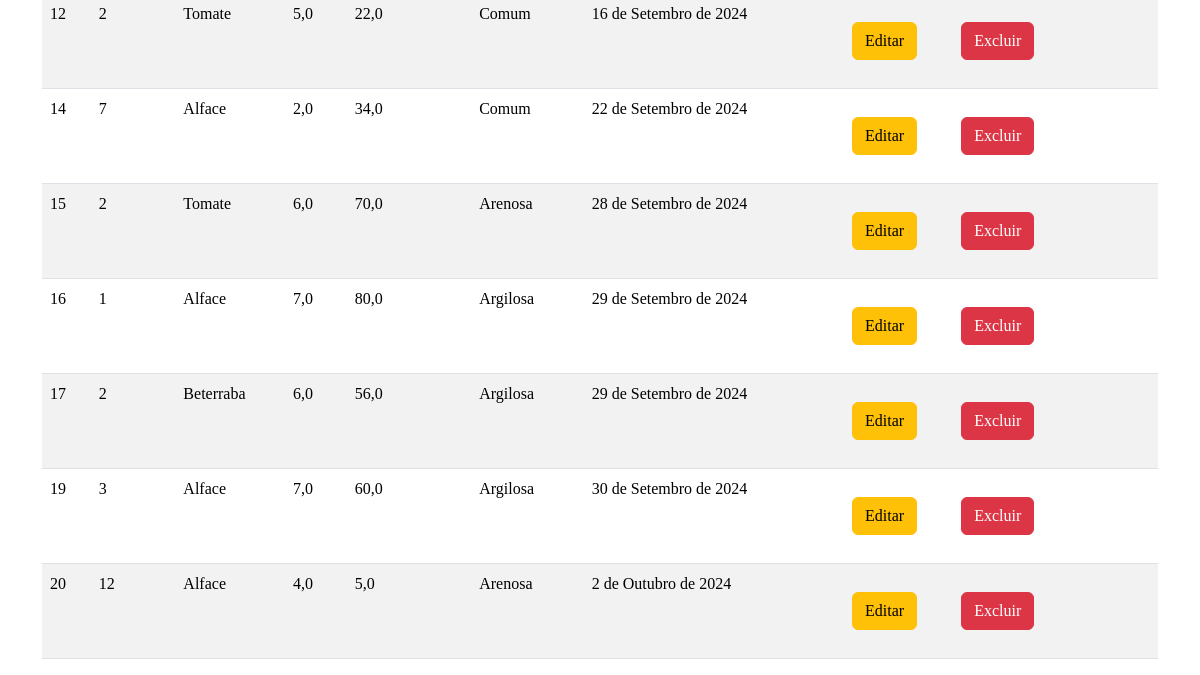
/listagem_dados/ (signed in, lower part), run on an earlier commit of the app's database.
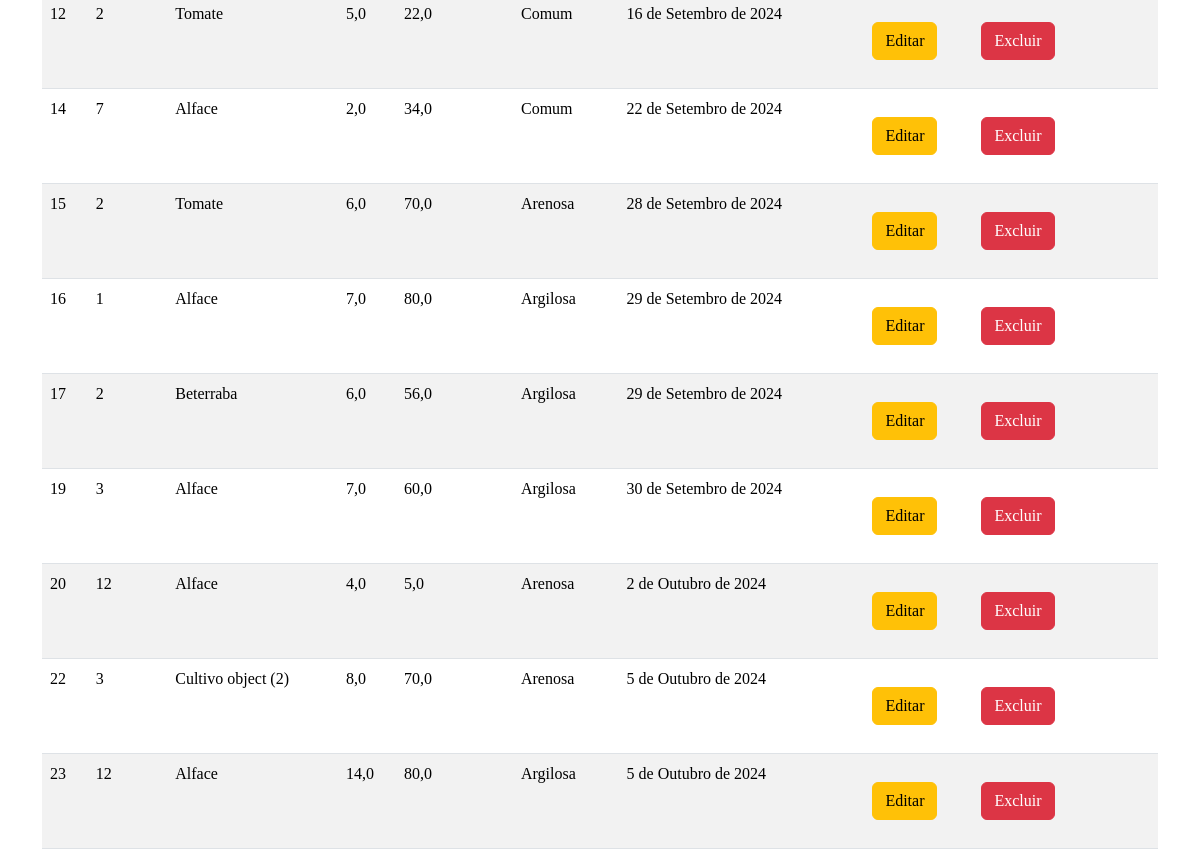
And on a later commit of the database.
### app_fazenda/models.py (models this page shows)
class Dados(models.Model):
    id = models.AutoField(primary_key=True)
    bloco = models.IntegerField()
    cultivo = models.TextField(max_length=255)
    ph = models.FloatField()
    umidade = models.FloatField()
    textura = models.TextField(max_length=255)
    data = models.DateField(auto_now_add=True)
    usuario = models.ForeignKey(get_user_model(), on_delete=models.CASCADE)

### app_fazenda/views.py (the view)
# urls.py: path('listagem_dados/', views.listagem, name='listagem_dados'),
@login_required
def listagem(request):
    if request.method == 'POST':
        form = DadosForm(request.POST)
        if form.is_valid():
            dados_instance = form.save(commit=False)  # Não salva ainda
            dados_instance.usuario = request.user  # Define o usuário
            dados_instance.save()  # Agora salva
            return redirect('listagem_dados')
        else:
            print(form.errors)  # Verificar quais erros estão presentes
            return render(request, 'dados/cadastro.html', {'form': form})
    else:
        form = DadosForm()
    dados = {
        'dados': Dados.objects.filter(usuario=request.user),  # Filtra pelos dados do usuário
        'form': form
    }
    return render(request, 'dados/listagem.html', dados)

### app_fazenda/templates/dados/listagem.html (shortened to what this page needs)
{% extends 'base.html' %}
{% block content %}
<div style="align-items: center;">
    <table class="table table-striped">
        {% for dado in dados %}
        <tr>
            <td>{{ dado.id }}</td>
            <td>{{ dado.bloco }}</td>
            <td>{{dado.cultivo }}</td>
            <td>{{ dado.ph }}</td>
            <td>{{ dado.umidade }}</td>
            <td>{{ dado.textura }}</td>
            <td>{{ dado.data }}</td>
            <td>
                <a href="{% url 'editar_dados' dado.pk %}" class="btn btn-warning">Editar</a>
                <a href="{% url 'excluir_dados' dado.pk %}" class="btn btn-danger">Excluir</a>
            </td>
        </tr>
        {% endfor %}
    </table>
</div>
{% endblock %}

### app_fazenda/templates/base.html (shortened to what this page needs)
<!doctype html>
<html lang="pt-BR">
  <head>
    {% load static %}
    <link rel="stylesheet" href="{% static 'bootstrap/css/bootstrap.min.css' %}">
    <link rel="stylesheet" href="{% static 'css/styles_cadastro.css' %}" type="text/css">
    <link rel="stylesheet" href="{% static 'css/styles_detalhes_registro.css' %}" type="text/css">
  </head>
  <body>
    <div class="container mt-4">
        {% block content %}{% endblock %}
    </div>
  </body>
</html>

### static/css/styles_cadastro.css (style rules this page uses)
* { padding: 0; margin: 0; }
body, html { height: 100%; margin: 0; display: flex; flex-direction: column; font-family: 'Arvo', serif; }
a { text-decoration: none; margin: 20px; color: white; font-size: 18px; }

What changed in the data, as far as the page shows it:
added Dados: id "22", bloco "3", cultivo "Cultivo object (2)", ph "8,0", umidade "70,0", textura "Arenosa", data "5 de Outubro de 2024"
added Dados: id "23", bloco "12", cultivo "Alface", ph "14,0", umidade "80,0", textura "Argilosa", data "5 de Outubro de 2024"
